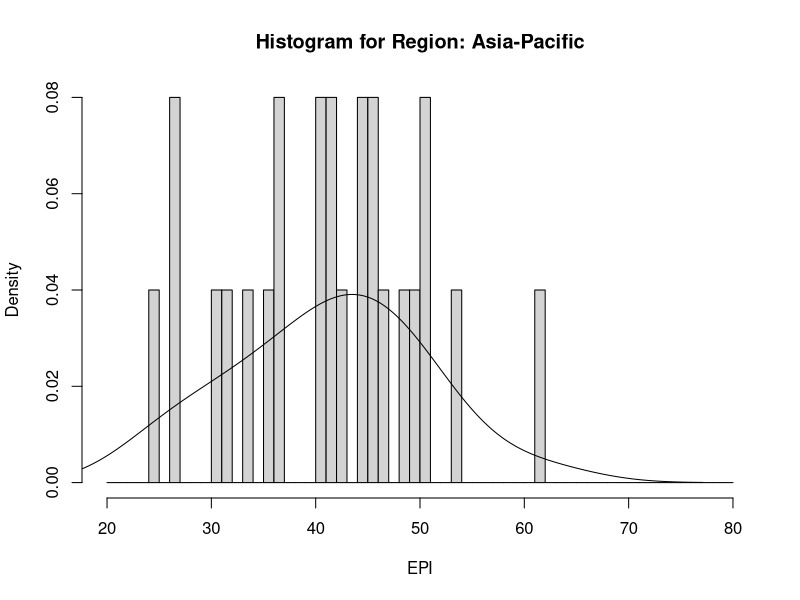
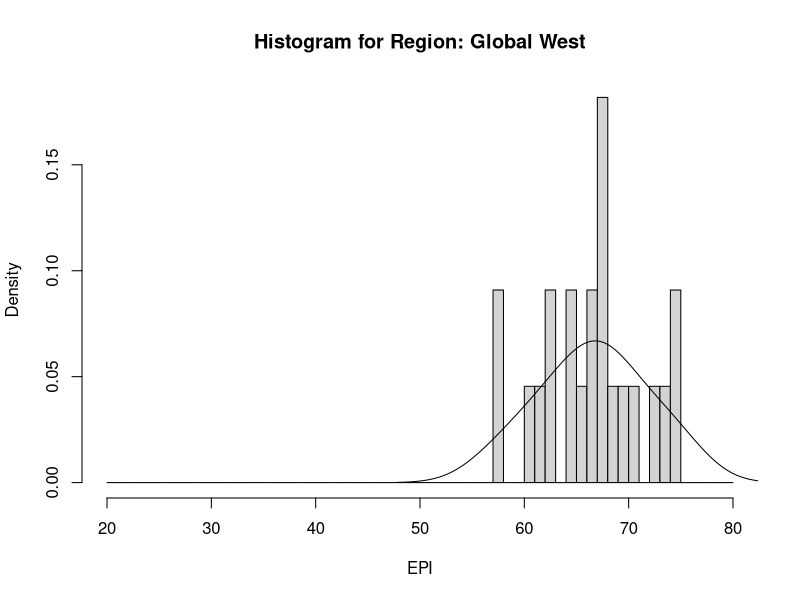
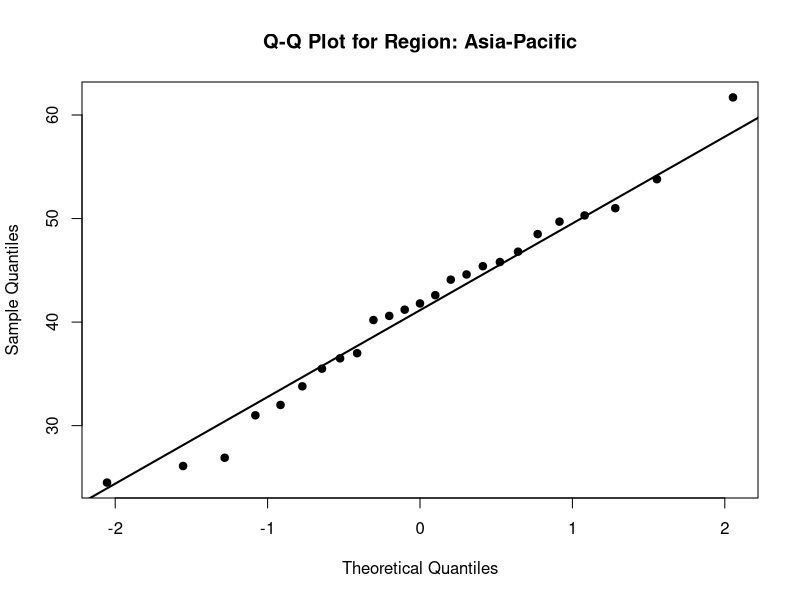
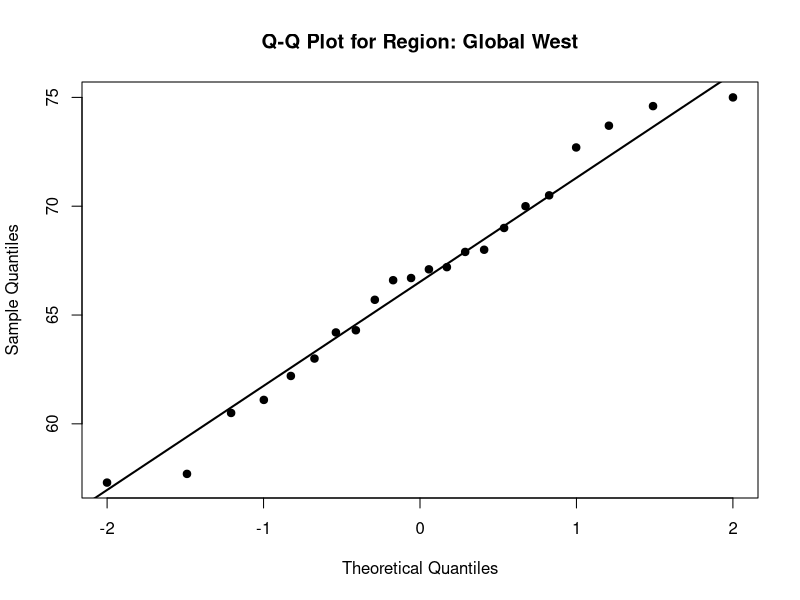
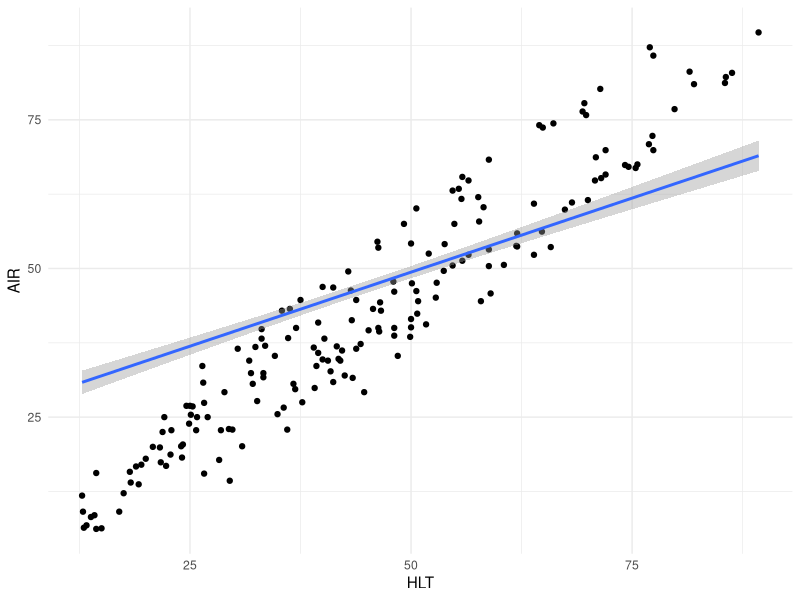
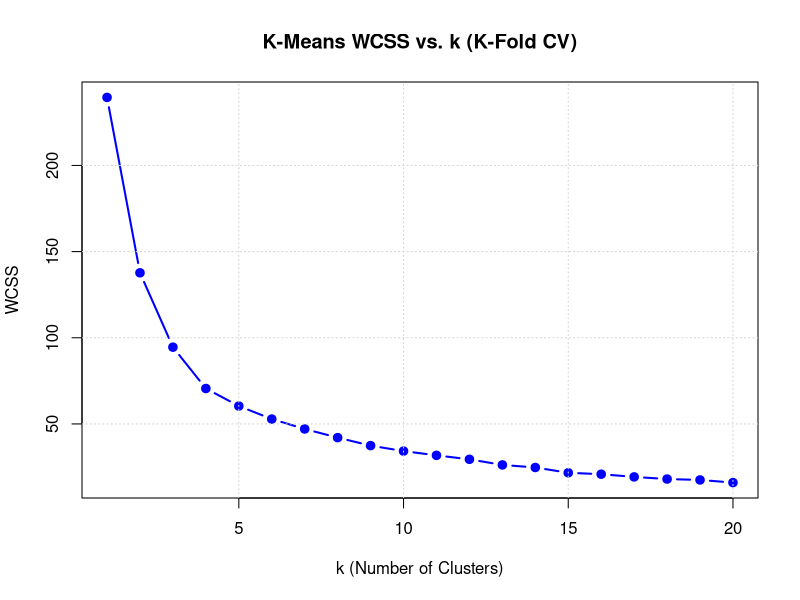
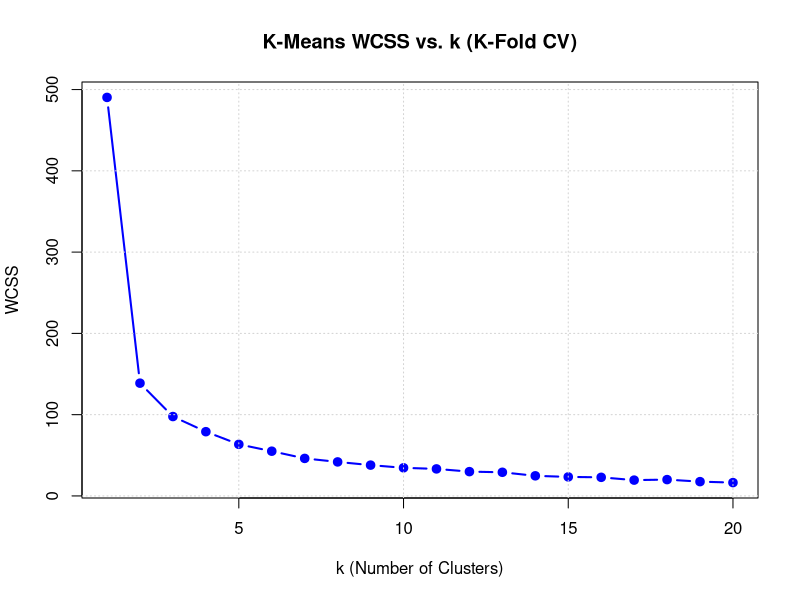

These charts were generated, in order, by the following R code:
## ---- chunk 1
knitr::opts_chunk$set(echo = TRUE)
## ---- chunk 2
library(dplyr)
library(ggplot2)
library("e1071")
library("class")
library("caret")
library(stats)
## ---- chunk 3
# read data
epi <- read.csv("../data/epi2024results_DA_F24_lab03.csv")
## ---- chunk 4
selected_regions <- epi %>%
  distinct(region) %>%
  slice_tail(n = 2) %>%
  pull(region)

epi %>%
  filter(region %in% selected_regions) %>%
  group_by(region) %>%
  group_walk(~ {
    region_name <- .y$region
        EPI_data <- .x$EPI
    
    # Create a histogram
    hist(EPI_data, breaks = seq(20, 80, 1.0), prob = TRUE, 
         main = paste("Histogram for Region:", region_name), 
         xlab = "EPI", ylab = "Density")
    
    # Add the density line
    lines(density(EPI_data, na.rm = TRUE, bw = 'SJ'))
  })

epi %>%
  filter(region %in% selected_regions) %>%
  group_by(region) %>%
  group_walk(~ {
    region_name <- .y$region
    EPI_data <- .x$EPI
    
    # Calculate the mean and standard deviation of the data
    mean_EPI <- mean(EPI_data, na.rm = TRUE)
    sd_EPI <- sd(EPI_data, na.rm = TRUE)
    
    # Create the Q-Q plot against a normal distribution
    qqnorm(EPI_data, 
           main = paste("Q-Q Plot for Region:", region_name), 
           xlab = "Theoretical Quantiles", ylab = "Sample Quantiles",
           pch = 19)
    
    # Add a Q-Q line for a normal distribution
    qqline(EPI_data, distribution = qnorm, lwd = 2)
  })
## ---- chunk 5
linear_model <- lm(EPI ~ WWT + WWR + HLT + AIR + HPE, data = epi)
summary(linear_model)
ggplot(epi, aes(x = HLT, y = AIR)) +
  geom_point() +                
  stat_smooth(method = "lm", aes(y = EPI)) +
  theme_minimal()
## ---- chunk 6
sub_saharan_africa_epi <- epi %>%
  filter(region == "Sub-Saharan Africa")
linear_model <- lm(EPI ~ WWT + WWR + HLT + AIR + HPE, data = sub_saharan_africa_epi)
summary(linear_model)
## ---- chunk 7
epi.norm <- epi %>%
  select(EPI, WWT, WWR, HLT, AIR)
epi.norm <- as.data.frame(scale(epi.norm))
epi.norm$region <- epi$region

# Define the regions
regions_a <- c("Latin America & Caribbean", "Asia-Pacific", "Eastern Europe")
regions_b <- c("Sub-Saharan Africa", "Global West", "Greater Middle East")
epi.norm.a <- epi.norm %>%
  filter(region %in% regions_a)
epi.norm.b <- epi.norm %>%
  filter(region %in% regions_b)

# Create a random sample of 80% of the data
set.seed(123)  # Set seed for reproducibility
sample_index.a <- sample(seq_len(nrow(epi.norm.a)), size = 0.8 * nrow(epi.norm.a))
sample_index.b <- sample(seq_len(nrow(epi.norm.b)), size = 0.8 * nrow(epi.norm.b))
train_a <- epi.norm.a[sample_index.a, ]
test_a <- epi.norm.a[-sample_index.a, ]
train_b <- epi.norm.b[sample_index.b, ]
test_b <- epi.norm.b[-sample_index.b, ]

KNNpred.a <- knn(train = train_a[1:5], test = test_a[1:5], cl = train_a$region)
KNNpred.b <- knn(train = train_b[1:5], test = test_b[1:5], cl = train_b$region)

## ---- chunk 8
contingency_a <- table(Predicted = KNNpred.a, Actual = test_a$region)
contingency_b <- table(Predicted = KNNpred.b, Actual = test_b$region)

contingency_a
contingency_b

accuracy_a <- sum(diag(contingency_a)) / sum(contingency_a)
accuracy_b <- sum(diag(contingency_b)) / sum(contingency_b)
print(paste("Accuracy a:", round(accuracy_a * 100, 2)))
print(paste("Accuracy b:", round(accuracy_b * 100, 2)))
## ---- chunk 9
k_fold_kmeans <- function(data, k_values = seq(1, 20), k_folds = 10, seed = 123) {
  # Set the seed for reproducibility
  set.seed(seed)
  
  # Create a k-fold cross-validation partition
  folds <- createFolds(data$region, k = k_folds, list = FALSE)
  
  # Initialize a vector to store WCSS for different k values
  wcss_values <- numeric(length(k_values))
  
  # Loop through different values of k
  for (i in seq_along(k_values)) {
    k <- k_values[i]  # Get the current value of k
    fold_wcss <- numeric(k_folds)  # Initialize vector to store WCSS for each fold
    
    # Loop through each fold
    for (fold in seq_len(k_folds)) {
      # Split the data into training and testing sets based on the fold
      train_data <- data[folds != fold, ]
      
      # Perform K-means clustering on the training data
      kmeans_model <- kmeans(train_data[, -ncol(train_data)], centers = k)
      
      # Calculate WCSS for this fold and store it
      fold_wcss[fold] <- sum(kmeans_model$withinss)
    }
    
    # Average WCSS across all folds for this k value
    wcss_values[i] <- mean(fold_wcss)
  }
  
  # Plot the WCSS vs. k values
  plot(k_values, wcss_values, type = "b", pch = 19, col = "blue", lwd = 2,
       xlab = "k (Number of Clusters)", ylab = "WCSS",
       main = "K-Means WCSS vs. k (K-Fold CV)")
  grid()  # Add grid lines
}
## ---- chunk 10
epi.norm <- epi %>%
  select(EPI, WWT, WWR, HLT, AIR)
epi.norm <- as.data.frame(scale(epi.norm))
epi.norm$region <- epi$region

# Define the regions
regions_a <- c("Latin America & Caribbean", "Asia-Pacific", "Eastern Europe")
regions_b <- c("Sub-Saharan Africa", "Global West", "Greater Middle East")
epi.norm.a <- epi.norm %>%
  filter(region %in% regions_a)
epi.norm.b <- epi.norm %>%
  filter(region %in% regions_b)

k_fold_kmeans(epi.norm.a)
k_fold_kmeans(epi.norm.b)
